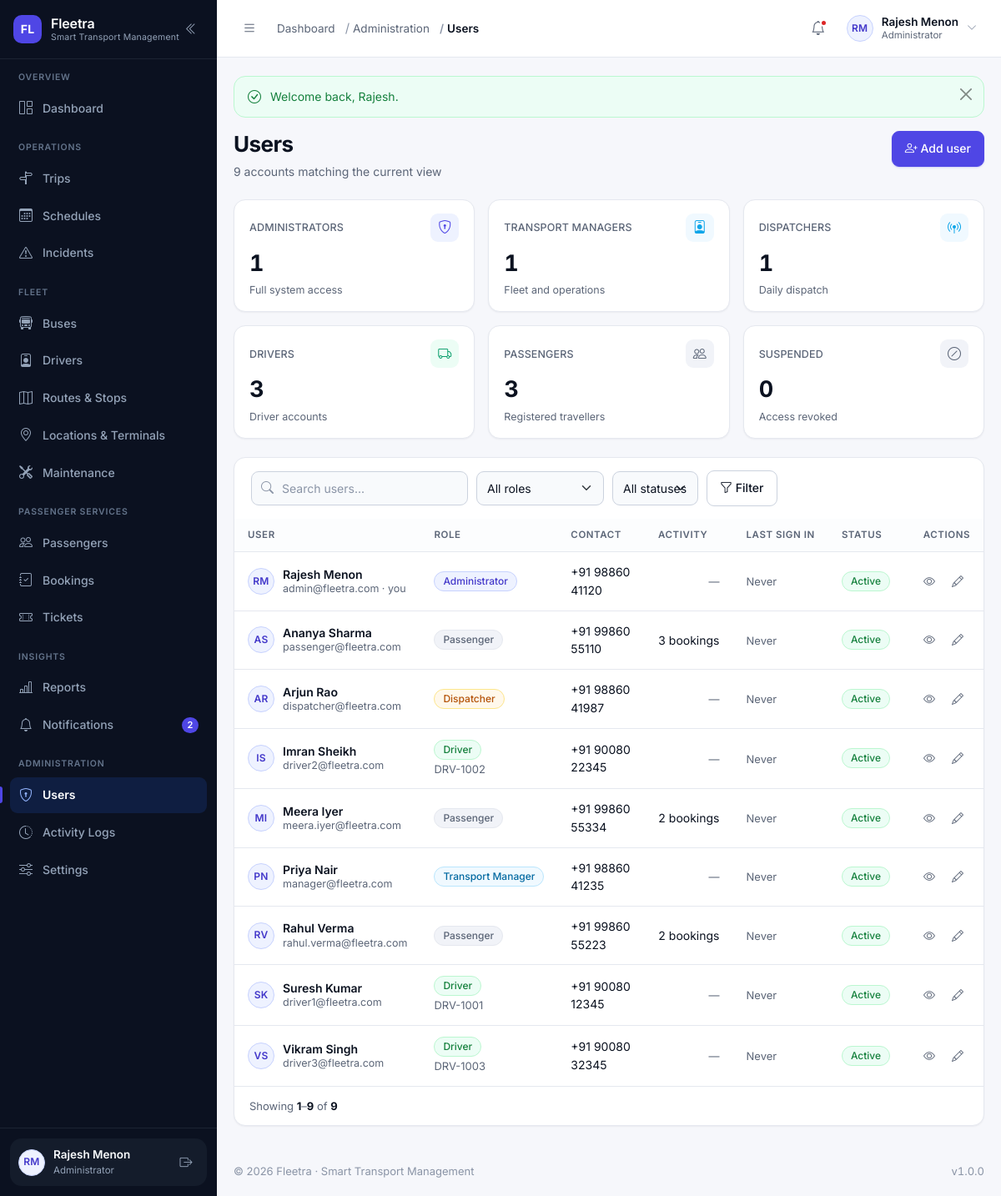
The app's page /modules/users/index.php (signed in) with its own data.
### tables this page shows
CREATE TABLE users (
    id            INT UNSIGNED NOT NULL AUTO_INCREMENT,
    name          VARCHAR(120)  NOT NULL,
    email         VARCHAR(160)  NOT NULL,
    phone         VARCHAR(20)   DEFAULT NULL,
    password      VARCHAR(255)  NOT NULL COMMENT 'password_hash() output — never plain text',
    role          VARCHAR(30)   NOT NULL DEFAULT 'passenger'
                  COMMENT 'admin | manager | dispatcher | driver | passenger (VARCHAR so new roles need no migration)',
    profile_image VARCHAR(255)  DEFAULT NULL,
    status        ENUM('active','inactive','suspended','deleted') NOT NULL DEFAULT 'active',
    last_login    DATETIME      DEFAULT NULL,
    created_at    DATETIME      NOT NULL DEFAULT CURRENT_TIMESTAMP,
    updated_at    DATETIME      NOT NULL DEFAULT CURRENT_TIMESTAMP ON UPDATE CURRENT_TIMESTAMP,
    PRIMARY KEY (id),
    UNIQUE KEY uq_users_email (email),
    KEY idx_users_role (role),
    KEY idx_users_status (status)
);

### modules/users/index.php (the view, shortened to what the rows shown need)
<?php
require_once __DIR__ . '/../../includes/permissions.php';
require_permission('users.manage');
$search       = get('q');
$roleFilter   = get('role');
$statusFilter = get('status');
$where  = [];
$params = [];
$whereSql = $where === [] ? 'WHERE u.status <> "deleted"' : 'WHERE u.status <> "deleted" AND ' . implode(' AND ', $where);
$total = (int) db_value("SELECT COUNT(*) FROM users u $whereSql", $params, 0);
$page  = paginate($total, 15);
$users = db_all(
    "SELECT u.*,
            (SELECT COUNT(*) FROM bookings b WHERE b.user_id = u.id) AS booking_count,
            (SELECT d.employee_id FROM drivers d WHERE d.user_id = u.id LIMIT 1) AS employee_id
       FROM users u
       $whereSql
      ORDER BY u.role = 'admin' DESC, u.name
      LIMIT {$page['per_page']} OFFSET {$page['offset']}",
    $params
);
$hasFilters = $search !== '' || is_valid_option(role_labels(), $roleFilter)
    || is_valid_option(account_status_options(), $statusFilter);
require __DIR__ . '/../../includes/header.php';
?>
<?= render_page_header(
    'Users',
    $total . ' account' . ($total === 1 ? '' : 's') . ' matching the current view',
    '<a class="btn btn-primary" href="' . e(url('modules/users/create.php')) . '">
        <i class="bi bi-person-plus" aria-hidden="true"></i> Add user
     </a>'
) ?>
<div class="card-fl">
    <?php if ($users === []): ?>
        <?= empty_state(
            $hasFilters ? 'No accounts match these filters' : 'No user accounts yet',
            $hasFilters
                ? 'Try a different search term, or clear the filters to see every account.'
                : 'Create an account to give someone access to Fleetra.',
            'bi-people',
            $hasFilters ? '' : '<a class="btn btn-primary" href="' . e(url('modules/users/create.php')) . '">Add user</a>'
        ) ?>
    <?php else: ?>
        <div class="table-wrap">
            <table class="table-fl">
                <thead>
                    <tr>
                        <th>User</th>
                        <th>Role</th>
                        <th>Contact</th>
                        <th>Activity</th>
                        <th>Last sign in</th>
                        <th>Status</th>
                        <th class="cell-actions">Actions</th>
                    </tr>
                </thead>
                <tbody>
                    <?php foreach ($users as $account): ?>
                        <tr>
                            <td>
                                <div class="cell-user">
                                    <?= avatar_markup($account, 'sm') ?>
                                    <span class="cell-user__text">
                                        <span class="cell-user__name"><?= e($account['name']) ?></span>
                                        <span class="cell-user__meta">
                                            <?= e($account['email']) ?>
                                            <?php if ((int) $account['id'] === user_id()): ?>
                                                &middot; you
                                            <?php endif; ?>
                                        </span>
                                    </span>
                                </div>
                            </td>
                            <td>
                                <?= role_badge($account['role']) ?>
                                <?php if ($account['employee_id'] !== null): ?>
                                    <br><span class="cell-muted"><?= e($account['employee_id']) ?></span>
                                <?php endif; ?>
                            </td>
                            <td>
                                <?= e($account['phone'] ?: '—') ?>
                            </td>
                            <td class="cell-num">
                                <?php if ((int) $account['booking_count'] > 0): ?>
                                    <?= (int) $account['booking_count'] ?> bookings
                                <?php else: ?>
                                    <span class="cell-muted">—</span>
                                <?php endif; ?>
                            </td>
                            <td>
                                <?= $account['last_login'] !== null
                                    ? e(time_ago((string) $account['last_login']))
                                    : '<span class="cell-muted">Never</span>' ?>
                            </td>
                            <td><?= status_badge($account['status']) ?></td>
                            <td class="cell-actions">
                                <a class="row-action" href="<?= e(url('modules/users/view.php?id=' . (int) $account['id'])) ?>"
                                   title="View account" aria-label="View <?= e($account['name']) ?>">
                                    <i class="bi bi-eye" aria-hidden="true"></i>
                                </a>
                                <a class="row-action" href="<?= e(url('modules/users/edit.php?id=' . (int) $account['id'])) ?>"
                                   title="Edit account" aria-label="Edit <?= e($account['name']) ?>">
                                    <i class="bi bi-pencil" aria-hidden="true"></i>
                                </a>
                            </td>
                        </tr>
                    <?php endforeach; ?>
                </tbody>
            </table>
        </div>
        <?= render_pagination($page) ?>
    <?php endif; ?>
</div>
<?php require __DIR__ . '/../../includes/footer.php'; ?>

### includes/sidebar.php (shortened to what the rows shown need)
<?php
$navUser        = current_user();
?>
<aside class="sidebar" id="appSidebar" aria-label="Main navigation">
    <div class="sidebar__footer">
        <div class="sidebar-user">
            <a class="sidebar-user__link" href="<?= e(url('profile.php')) ?>" title="Open my profile">
                <?= avatar_markup($navUser, 'sm') ?>
                <span class="sidebar-user__text">
                    <span class="sidebar-user__name"><?= e($navUser['name'] ?? 'Guest') ?></span>
                    <span class="sidebar-user__role"><?= e(role_label(current_role())) ?></span>
                </span>
            </a>
        </div>
    </div>
</aside>

### includes/functions.php (shortened to what the rows shown need)
<?php
require_once __DIR__ . '/../config/database.php';
function url(string $path = ''): string
{
    return BASE_URL . ltrim($path, '/');
}
function e(mixed $value): string
{
    return htmlspecialchars((string) ($value ?? ''), ENT_QUOTES | ENT_SUBSTITUTE, 'UTF-8');
}
function get_int(string $key, int $default = 0, int $min = 0): int
{
    $value = filter_var($_GET[$key] ?? null, FILTER_VALIDATE_INT);
    return $value === false ? $default : max($min, (int) $value);
}
function paginate(int $total, int $perPage = 15, ?int $currentPage = null): array
{
    $perPage     = max(1, $perPage);
    $pages       = max(1, (int) ceil($total / $perPage));
    $currentPage = $currentPage ?? get_int('page', 1, 1);
    $currentPage = min(max(1, $currentPage), $pages);
    $offset      = ($currentPage - 1) * $perPage;
    return [
        'page'     => $currentPage,
        'per_page' => $perPage,
        'total'    => $total,
        'pages'    => $pages,
        'offset'   => $offset,
        'from'     => $total === 0 ? 0 : $offset + 1,
        'to'       => min($offset + $perPage, $total),
    ];
}
function render_pagination(array $meta, int $window = 2): string
{
    $html = '<div class="table-foot">';
    $html .= '<span class="table-foot__info">Showing <strong>' . $meta['from'] . '</strong>–<strong>'
        . $meta['to'] . '</strong> of <strong>' . $meta['total'] . '</strong></span>';
    $html .= '</div>';
    return $html;
}
function initials(?string $name): string
{
    $name  = trim((string) $name);
    $parts    = preg_split('/\s+/', $name) ?: [];
    $initials = '';
    foreach ($parts as $part) {
        $initials .= strtoupper(substr($part, 0, 1));
        if (strlen($initials) === 2) {
            break;
        }
    }
    return $initials !== '' ? $initials : 'FL';
}
function labelize(?string $value): string
{
    return ucwords(str_replace(['_', '-'], ' ', (string) $value));
}
function status_variant(?string $status): string
{
    $key = strtolower(str_replace([' ', '-'], '_', (string) $status));
    $map = [
        'active'        => 'success',
        'available'     => 'success',
        'enabled'       => 'success',
        'inactive'      => 'muted',
        'disabled'      => 'muted',
        'retired'       => 'muted',
        'maintenance'   => 'warning',
        'in_service'    => 'warning',
        'scheduled'     => 'info',
        'upcoming'      => 'info',
        'due'           => 'warning',
        'overdue'       => 'danger',
        'in_progress'   => 'info',
        'routine'       => 'muted',
        'repair'        => 'warning',
        'boarding'      => 'info',
        'running'       => 'primary',
        'on_time'       => 'success',
        'delayed'       => 'warning',
        'completed'     => 'success',
        'cancelled'     => 'danger',
        'canceled'      => 'danger',
        'missed'        => 'danger',
        'diverted'      => 'warning',
        'valid'         => 'success',
        'trip'          => 'info',
        'delay'         => 'warning',
        'booking'       => 'primary',
        'emergency'     => 'danger',
        'system'        => 'muted',
        'confirmed'     => 'success',
        'pending'       => 'warning',
        'paid'          => 'success',
        'unpaid'        => 'warning',
        'partial'       => 'warning',
        'failed'        => 'danger',
        'refunded'      => 'muted',
        'expired'       => 'danger',
        'used'          => 'muted',
        'checked_in'    => 'info',
        'no_show'       => 'muted',
        'on_leave'      => 'warning',
        'suspended'     => 'danger',
        'terminated'    => 'danger',
        'resigned'      => 'muted',
        'low'           => 'info',
        'medium'        => 'warning',
        'high'          => 'danger',
        'critical'      => 'danger',
        'open'          => 'warning',
        'investigating' => 'warning',
        'resolved'      => 'success',
        'closed'        => 'muted',
    ];
    return $map[$key] ?? 'muted';
}
function status_badge(?string $status, ?string $label = null): string
{
    $status = (string) $status;
    return '<span class="badge-status badge-' . e(status_variant($status)) . '">'
        . e($label ?? labelize($status)) . '</span>';
}
function upload_url(?string $filename, string $folder): ?string
{
    if (empty($filename)) {
        return null;
    }
    return url('uploads/' . trim($folder, '/') . '/' . $filename);
}
function avatar_markup(?array $user, string $size = 'sm'): string
{
    $name = (string) ($user['name'] ?? '');
    $url  = upload_url($user['profile_image'] ?? null, 'profiles');
    return '<span class="avatar avatar--' . e($size) . '" aria-hidden="true">'
        . e(initials($name)) . '</span>';
}
function render_page_header(string $title, string $subtitle = '', string $actionsHtml = ''): string
{
    $html = '<div class="page-head"><div class="page-head__text">';
    $html .= '<h1 class="page-title">' . e($title) . '</h1>';
    if ($subtitle !== '') {
        $html .= '<p class="page-subtitle">' . e($subtitle) . '</p>';
    }
    $html .= '</div>';
    if ($actionsHtml !== '') {
        $html .= '<div class="page-head__actions">' . $actionsHtml . '</div>';
    }
    return $html . '</div>';
}

### includes/topbar.php (shortened to what the rows shown need)
<?php
$topbarUser     = current_user();
?>
<header class="topbar">
    <div class="topbar__right">
        <div class="dropdown">
            <button class="user-menu" type="button" data-bs-toggle="dropdown"
                    aria-expanded="false" aria-haspopup="true">
                <?= avatar_markup($topbarUser, 'sm') ?>
                <span class="user-menu__text">
                    <span class="user-menu__name"><?= e($topbarUser['name'] ?? 'Guest') ?></span>
                    <span class="user-menu__role"><?= e(role_label(current_role())) ?></span>
                </span>
                <i class="bi bi-chevron-down user-menu__caret" aria-hidden="true"></i>
            </button>
        </div>
    </div>
</header>

### includes/permissions.php (shortened to what the rows shown need)
<?php
require_once __DIR__ . '/auth.php';
function role_labels(): array
{
    return [
        'admin'      => 'Administrator',
        'manager'    => 'Transport Manager',
        'dispatcher' => 'Dispatcher',
        'driver'     => 'Driver',
        'passenger'  => 'Passenger',
    ];
}
function role_label(?string $role): string
{
    $labels = role_labels();
    return $labels[(string) $role] ?? labelize((string) $role);
}
function role_variant(string $role): string
{
    return match ($role) {
        'admin'      => 'primary',
        'manager'    => 'info',
        'dispatcher' => 'warning',
        'driver'     => 'success',
        default      => 'muted',
    };
}
function role_badge(?string $role): string
{
    $role = (string) $role;
    return '<span class="badge-status badge-' . e(role_variant($role)) . '">'
        . e(role_label($role)) . '</span>';
}
function role_permissions(): array
{
    return [
        'admin' => ['*'],
        'manager' => [
            'dashboard.view',
            'fleet.*',
            'drivers.*',
            'routes.*',
            'schedules.*',
            'trips.view',
            'trips.manage',
            'bookings.view',
            'passengers.view',
            'maintenance.*',
            'incidents.view',
            'incidents.manage',
            'notifications.view',
            'notifications.send',
            'reports.view',
            'profile.manage',
        ],
        'dispatcher' => [
            'dashboard.view',
            'fleet.view',
            'drivers.view',
            'routes.view',
            'schedules.view',
            'trips.view',
            'trips.manage',
            'bookings.view',
            'bookings.manage',
            'incidents.view',
            'incidents.report',
            'notifications.view',
            'notifications.send',
            'profile.manage',
        ],
        'driver' => [
            'dashboard.view',
            'trips.own',
            'trips.update_status',
            'incidents.report',
            'maintenance.report',
            'notifications.view',
            'profile.manage',
        ],
        'passenger' => [
            'dashboard.view',
            'trips.search',
            'bookings.create',
            'bookings.own',
            'bookings.cancel',
            'tickets.own',
            'notifications.view',
            'profile.manage',
        ],
    ];
}
function role_has_capability(string $role, string $capability): bool
{
    $granted = role_permissions()[$role] ?? [];
    foreach ($granted as $entry) {
        if ($entry === '*') {
            return true;
        }
    }
    return false;
}
function has_permission(string $capability, ?string $role = null): bool
{
    $role = $role ?? current_role();
    return role_has_capability($role, $capability);
}
function require_permission(string $capability): void
{
    require_login();
    if (has_permission($capability)) {
        return;
    }
}

### records on screen
users: name "RM RM", name "Rajesh Menon", role "Administrator", name "RM", email "admin@fleetra.com", shows "· you", phone "+91 98860 41120", shows "Never", status "Active", id "1"
users: name "AS", name "Ananya Sharma", email "passenger@fleetra.com", role "Passenger", phone "+91 99860 55110", booking_count "3", shows "Never", status "Active"
users: name "AR", name "Arjun Rao", email "dispatcher@fleetra.com", role "Dispatcher", phone "+91 98860 41987", shows "Never", status "Active"
users: name "IS", name "Imran Sheikh", email "driver2@fleetra.com", role "Driver", employee_id "DRV-1002", phone "+91 90080 22345", shows "Never", status "Active"
users: name "MI", name "Meera Iyer", email "meera.iyer@fleetra.com", role "Passenger", phone "+91 99860 55334", booking_count "2", shows "Never", status "Active"
users: name "PN", name "Priya Nair", email "manager@fleetra.com", role "Transport Manager", phone "+91 98860 41235", shows "Never", status "Active"
users: name "RV", name "Rahul Verma", email "rahul.verma@fleetra.com", role "Passenger", phone "+91 99860 55223", booking_count "2", shows "Never", status "Active"
users: name "SK", name "Suresh Kumar", email "driver1@fleetra.com", role "Driver", employee_id "DRV-1001", phone "+91 90080 12345", shows "Never", status "Active"
users: name "VS", name "Vikram Singh", email "driver3@fleetra.com", role "Driver", employee_id "DRV-1003", phone "+91 90080 32345", shows "Never", status "Active"

### other values on screen
FLEETRA_NAME "Fleetra"
FLEETRA_TAGLINE "Smart Transport Management"
$group['section'] "OVERVIEW"
$label "Dashboard"
$group['section'] "OPERATIONS"
$label "Trips"
$label "Schedules"
$label "Incidents"
$group['section'] "FLEET"
$label "Buses"
$label "Drivers"
$label "Routes & Stops"
$label "Locations & Terminals"
$label "Maintenance"
$group['section'] "PASSENGER SERVICES"
